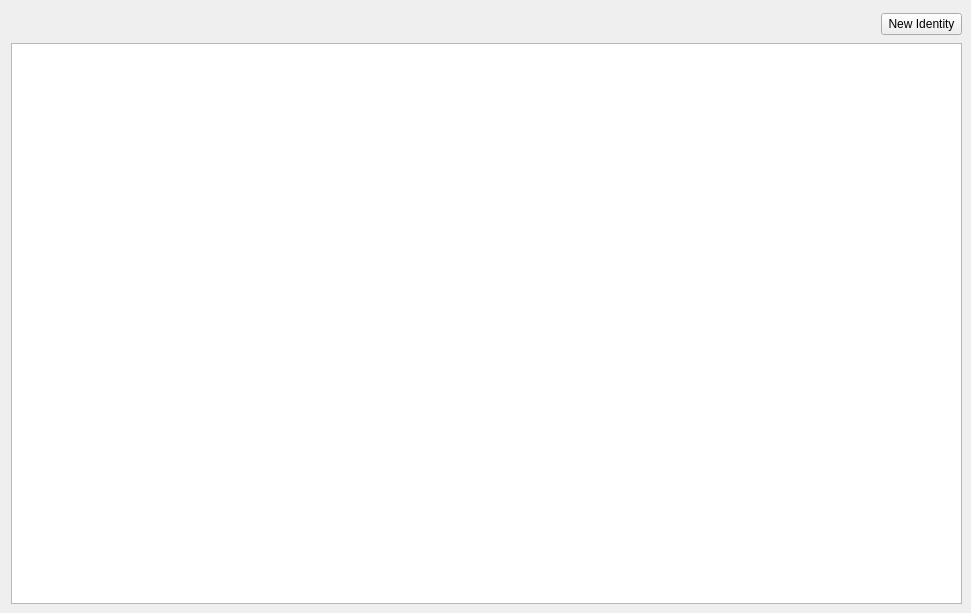
      <widget class="QWidget" name="tab_identities">
       <attribute name="title">
        <string>Identities</string>
       </attribute>
       <widget class="IdentitiesView" name="tableview_identities">
        <property name="geometry">
         <rect>
          <x>11</x>
          <y>43</y>
          <width>951</width>
          <height>561</height>
         </rect>
        </property>
        <property name="sizeAdjustPolicy">
         <enum>QAbstractScrollArea::AdjustIgnored</enum>
        </property>
        <property name="sortingEnabled">
         <bool>true</bool>
        </property>
        <attribute name="horizontalHeaderStretchLastSection">
         <bool>true</bool>
        </attribute>
        <attribute name="verticalHeaderVisible">
         <bool>false</bool>
        </attribute>
        <attribute name="verticalHeaderStretchLastSection">
         <bool>true</bool>
        </attribute>
       </widget>
       <widget class="QWidget" name="layoutWidget_2">
        <property name="geometry">
         <rect>
          <x>11</x>
          <y>11</y>
          <width>951</width>
          <height>26</height>
         </rect>
        </property>
        <layout class="QHBoxLayout" name="horizontalLayout_4">
         <item>
          <spacer name="horizontalSpacer_4">
           <property name="orientation">
            <enum>Qt::Horizontal</enum>
           </property>
           <property name="sizeHint" stdset="0">
            <size>
             <width>828</width>
             <height>20</height>
            </size>
           </property>
          </spacer>
         </item>
         <item>
          <widget class="QPushButton" name="addIdentityButton">
           <property name="sizePolicy">
            <sizepolicy hsizetype="Fixed" vsizetype="Fixed">
             <horstretch>0</horstretch>
             <verstretch>0</verstretch>
            </sizepolicy>
           </property>
           <property name="text">
            <string> New Identity </string>
           </property>
          </widget>
         </item>
        </layout>
       </widget>
      </widget>
